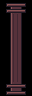

This is a level from a 2D game, rendered from its Tiled map with the project's own tilesets. A one-line summary and the complete map file follow:
An orthogonal 1x3 tile map with 32x32 px tiles, 1 tile layer (Assembly), 3 tilesets.

<map version="1.10" orientation="orthogonal" renderorder="right-down" width="1" height="3" tilewidth="32" tileheight="32" infinite="0" nextlayerid="2" nextobjectid="1">
  <tileset firstgid="1" source="../floors.tsx" />
  <tileset firstgid="321" source="../walls.tsx" />
  <tileset firstgid="961" source="../architecture.tsx" />
  <layer id="1" name="Assembly" width="1" height="3">
    <data encoding="csv">
1857,
1873,
1889
</data>
  </layer>
</map>
